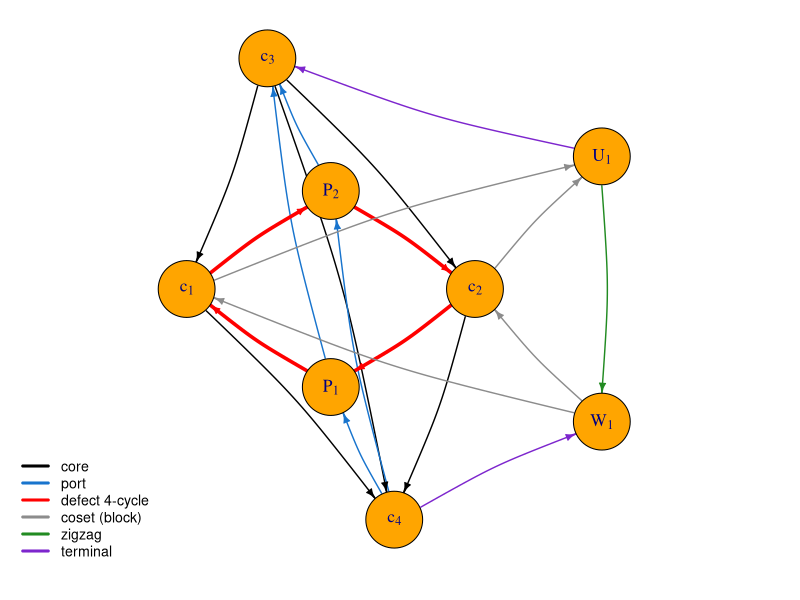
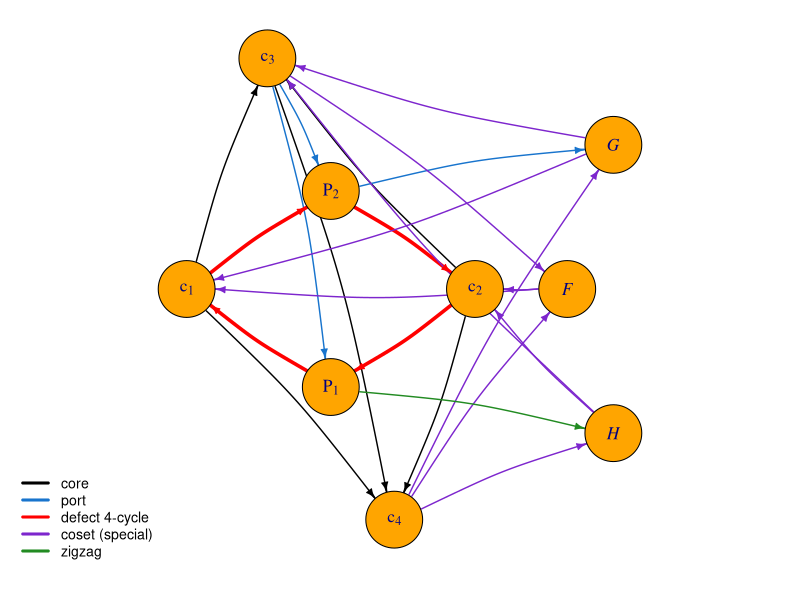
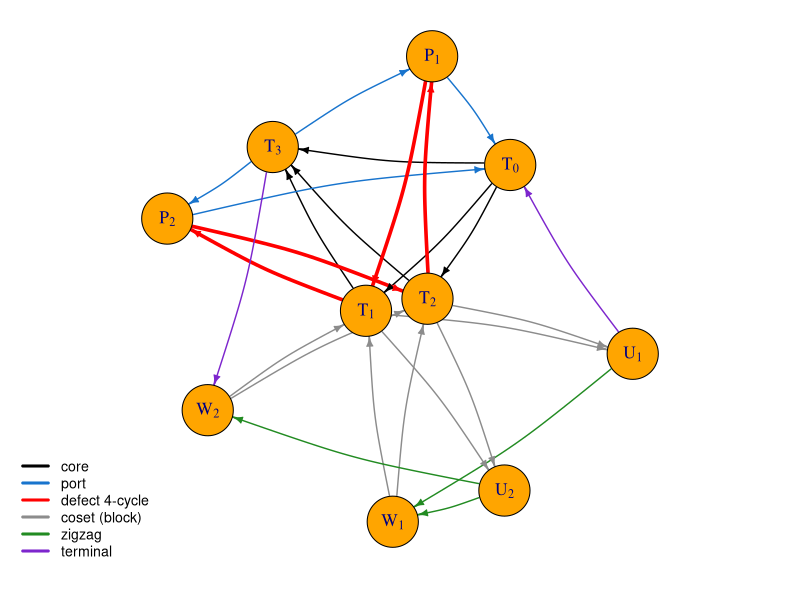
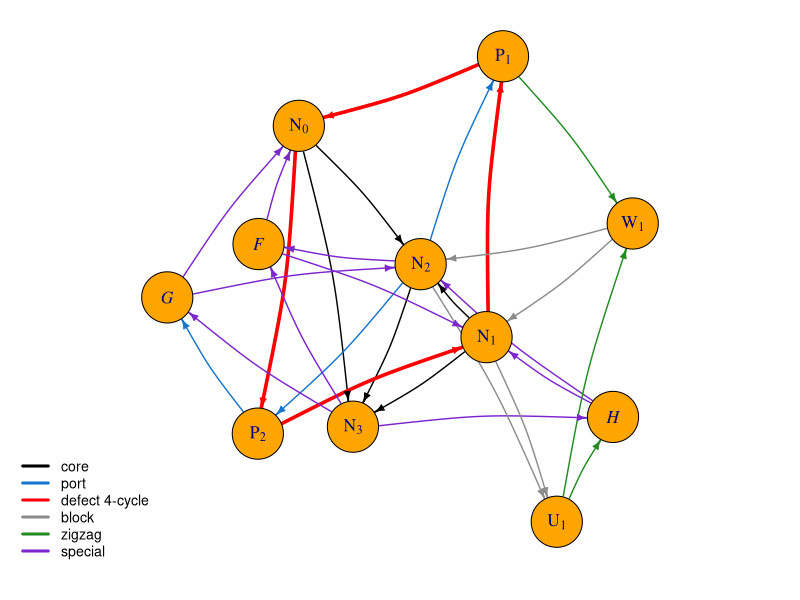
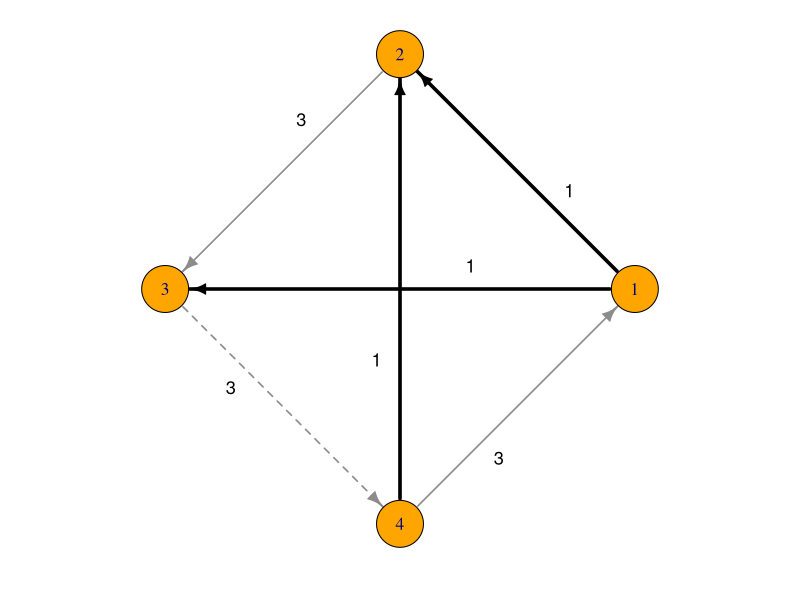
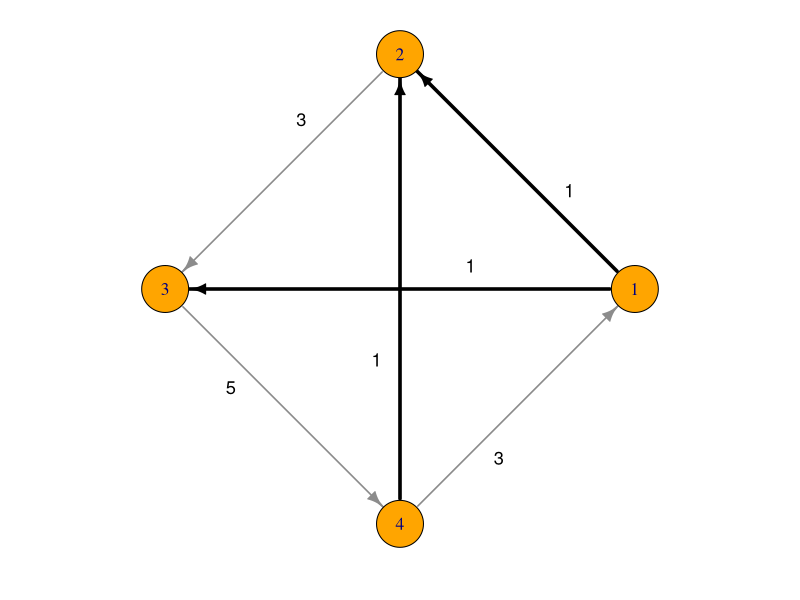
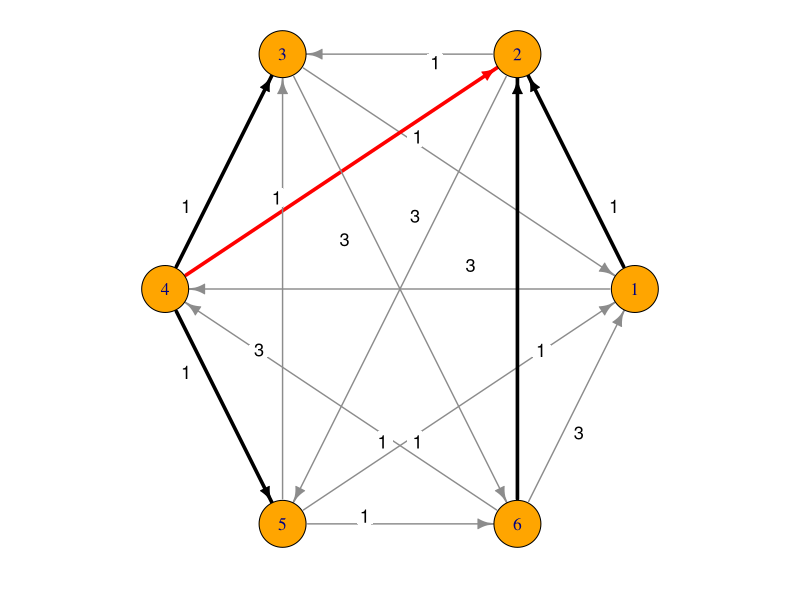

Recreate these plots in R, in order.
# Figures for the v3.0 manuscript:
#   ObstacleG8 / ObstacleG10 / ObstacleH9 / ObstacleH11 -- the Section 9 family
#     members, drawn in the style of the original ObstructionC8.pdf (organic
#     layout, orange vertices, navy labels) but with role-labelled vertices and
#     arcs coloured by class; the defect 4-cycle is thick red.
#   MHP_Fig1a / MHP_Fig1b -- weighted majority tournament of Counterexample 3.1
#     (m = 7 and m = 9), weights on arcs, minimum-weight FASs highlighted.
#   MHP_Fig2 -- weighted majority tournament of Counterexample 3.2 (m = 5,
#     n = 6), unique minimum-weight FAS highlighted, e = (4,2) thick red.
# Every FAS/margin claim drawn here is re-verified by brute force before
# plotting; the script stops on any mismatch.
library(igraph)
# outputs are written to the working directory -- run this script from its own folder

## ---------- shared helpers ----------

plotStyled = function(g, layout, labels, ecol, ewid, elty, fname, elabels = NULL,
                      legendItems = NULL, legendCols = NULL, vsize = 22,
                      arrowSize = 0.5, curved = 0.08, labelPos = NULL) {
  pdf(fname, width = 6.5, height = 6.5)
  par(mar = c(1.6, 0.5, 0.5, 0.5), xpd = NA)
  plot(g, layout = layout,
       vertex.color = "orange", vertex.label = labels,
       vertex.label.color = "navy", vertex.label.cex = 1.05,
       vertex.size = vsize,
       edge.color = ecol, edge.width = ewid, edge.lty = elty,
       edge.label = if (is.null(labelPos)) elabels else NA,
       edge.label.color = "black", edge.label.cex = 1.05,
       edge.arrow.size = arrowSize, edge.curved = curved)
  if (!is.null(labelPos)) {
    # weight labels off the arcs, on white discs so they never blend into a line
    points(labelPos[, 1], labelPos[, 2], pch = 21, col = NA, bg = "white", cex = 2.9)
    text(labelPos[, 1], labelPos[, 2], elabels, cex = 1.1)
  }
  if (!is.null(legendItems)) {
    legend("bottomleft", legend = legendItems, col = legendCols, lwd = 3,
           cex = 0.85, bty = "n", horiz = FALSE)
  }
  dev.off()
  cat(fname, "written\n")
}

# label anchor for each (straight) arc: 35% of the way from tail to head, pushed
# off the line on the side pointing away from the layout's centre; keeps the two
# crossing-diagonal labels of a circle layout apart and off the thick arcs
edgeLabelPos = function(layout, edges, tfrac = 0.35, off = 0.10) {
  out = matrix(0, nrow(edges), 2)
  for (r in 1:nrow(edges)) {
    p1 = layout[edges[r, 1], ]; p2 = layout[edges[r, 2], ]
    base = p1 + tfrac * (p2 - p1)
    d = (p2 - p1) / sqrt(sum((p2 - p1)^2))
    perp = c(-d[2], d[1])
    if (sum(perp * base) < 0) perp = -perp
    out[r, ] = base + off * perp
  }
  out
}

allPerms = function(n) {
  if (n == 1) return(list(1L))
  smaller = allPerms(n - 1)
  out = list()
  for (p in smaller) for (pos in 0:(n - 1)) {
    out[[length(out) + 1]] = append(p, n, after = pos)
  }
  out
}

# minimum-weight FAS of a weighted tournament by brute force over all orders;
# returns the optimal backward-arc sets (as sorted "u>v" strings)
bruteMinFAS = function(edges, weights, n) {
  perms = allPerms(n)
  best = Inf
  optSets = list()
  for (p in perms) {
    pos = order(p)  # pos[v] = position of v in the order p... careful below
    pos = match(1:n, p)
    backIdx = which(pos[edges[, 1]] > pos[edges[, 2]])
    w = sum(weights[backIdx])
    key = paste(sort(paste(edges[backIdx, 1], edges[backIdx, 2], sep = ">")),
                collapse = ",")
    if (w < best - 1e-9) { best = w; optSets = list(key) }
    else if (abs(w - best) < 1e-9 && !(key %in% optSets)) {
      optSets = c(optSets, key)
    }
  }
  list(value = best, sets = unlist(optSets))
}

arcKey = function(arcs) paste(sort(paste(arcs[, 1], arcs[, 2], sep = ">")),
                              collapse = ",")

# weighted majority tournament from voters (list of orders) and multiplicities
weightedMajority = function(voters, mult, n) {
  L = matrix(0, n, n)
  for (r in seq_along(voters)) {
    v = voters[[r]]
    for (a in 1:(n - 1)) for (b in (a + 1):n) {
      L[v[a], v[b]] = L[v[a], v[b]] + mult[r]
    }
  }
  edges = NULL; weights = NULL
  for (i in 1:(n - 1)) for (j in (i + 1):n) {
    stopifnot(L[i, j] != L[j, i])
    if (L[i, j] > L[j, i]) { edges = rbind(edges, c(i, j)) }
    else { edges = rbind(edges, c(j, i)) }
    weights = c(weights, abs(L[i, j] - L[j, i]))
  }
  list(edges = edges, weights = weights)
}

## ---------- Section 9 family members ----------

familyG = function(k) {  # G_n, n = 6 + 2k
  U = paste0("U", 1:k); W = paste0("W", 1:k)
  arcs = rbind(
    data.frame(from = "T0", to = c("T1", "T2", "T3"), class = "core"),
    data.frame(from = c("T1", "T2"), to = "T3", class = "core"),
    data.frame(from = c("T3", "P1", "T3", "P2"),
               to = c("P1", "T0", "P2", "T0"), class = "port"),
    data.frame(from = c("T1", "P2", "T2", "P1"),
               to = c("P2", "T2", "P1", "T1"), class = "defect"),
    data.frame(from = rep(c("T1", "T2"), each = k), to = rep(U, 2), class = "block"),
    data.frame(from = rep(W, 2), to = rep(c("T1", "T2"), each = k), class = "block"),
    data.frame(from = "U1", to = "W1", class = "zigzag"),
    if (k >= 2) data.frame(from = rep(paste0("U", 2:k), 2),
                           to = c(paste0("W", 1:(k - 1)), paste0("W", 2:k)),
                           class = "zigzag") else NULL,
    data.frame(from = c("U1", "T3"), to = c("T0", W[k]), class = "terminal"))
  arcs
}

familyH = function(k) {  # H_n, n = 9 + 2k
  arcs = rbind(
    data.frame(from = c("N0", "N0", "N1", "N1", "N2"),
               to = c("N2", "N3", "N2", "N3", "N3"), class = "core"),
    data.frame(from = c("N2", "N2", "P2"),
               to = c("P1", "P2", "G"), class = "port"),
    data.frame(from = c("N0", "P2", "N1", "P1"),
               to = c("P2", "N1", "P1", "N0"), class = "defect"),
    data.frame(from = c("N2", "N3", "F", "F", "N3", "G", "G", "N3", "H", "H"),
               to = c("F", "F", "N0", "N1", "G", "N0", "N2", "H", "N1", "N2"),
               class = "special"))
  if (k >= 1) {
    U = paste0("U", 1:k); W = paste0("W", 1:k)
    arcs = rbind(arcs,
      data.frame(from = rep(c("N1", "N2"), each = k), to = rep(U, 2), class = "block"),
      data.frame(from = rep(W, 2), to = rep(c("N1", "N2"), each = k), class = "block"),
      data.frame(from = "P1", to = "W1", class = "zigzag"),
      data.frame(from = U, to = W, class = "zigzag"),
      if (k >= 2) data.frame(from = paste0("U", 1:(k - 1)),
                             to = paste0("W", 2:k), class = "zigzag") else NULL,
      data.frame(from = paste0("U", k), to = "H", class = "zigzag"))
  } else {
    arcs = rbind(arcs, data.frame(from = "P1", to = "H", class = "zigzag"))
  }
  arcs
}

classColor = c(core = "black", port = "dodgerblue3", defect = "red",
               block = "gray55", zigzag = "forestgreen",
               terminal = "purple3", special = "purple3")

mkLabels = function(vn) parse(text = ifelse(grepl("[0-9]$", vn),
                              paste0(substr(vn, 1, 1), "[", substr(vn, 2, 3), "]"),
                              paste0("italic(", vn, ")")))

# kk layout -- used for the family members shown only in the companion paper
# (ObstacleG10, ObstacleH11), which keep their canonical T-/N- vertex names.
plotFamily = function(arcs, n, fname, seed, legendItems, legendCols) {
  g = graph_from_data_frame(arcs[, c("from", "to")], directed = TRUE)
  stopifnot(ecount(g) == 3 * n - 4, vcount(g) == n)
  stopifnot(all(degree(g, mode = "in") == degree(g, mode = "out")))  # Eulerian
  ecol = classColor[arcs$class]
  ewid = ifelse(arcs$class == "defect", 3.5, 1.4)
  set.seed(seed)
  plotStyled(g, layout_with_kk(g), mkLabels(V(g)$name), ecol, ewid,
             rep(1, ecount(g)), fname, legendItems = legendItems,
             legendCols = legendCols)
}

# Aligned, core-relabelled layout for the two Figure-6 panels (G8 and H9 = "G9").
# The four core vertices are relabelled c1..c4 (c1,c2 the two on the defect
# 4-cycle), and the shared skeleton {c1,c2,c3,c4,P1,P2} is given IDENTICAL
# coordinates in both panels, so the thick-red defect 4-cycle
# c1 -> P2 -> c2 -> P1 -> c1 is drawn identically and the panels are exactly
# aligned on their common part. Family-specific vertices (G8: coset U1,W1;
# H9: special F,G,H) sit to the right. Cores are non-isomorphic, so c1..c4 is a
# role labelling, not a vertex isomorphism.
mapG = c(T1 = "c1", T2 = "c2", T0 = "c3", T3 = "c4")
mapH = c(N0 = "c1", N1 = "c2", N2 = "c3", N3 = "c4")
relabelArcs = function(arcs, map) {
  ren = function(x) ifelse(x %in% names(map), map[x], x)
  arcs$from = ren(arcs$from); arcs$to = ren(arcs$to); arcs
}
coreShared = matrix(c(
  -1.25,  0.00,    # c1  (defect, left)
   1.25,  0.00,    # c2  (defect, right)
   0.00,  0.85,    # P2  (defect/port, top)
   0.00, -0.85,    # P1  (defect/port, bottom)
  -0.55,  2.00,    # c3  (rest of core, top)
   0.55, -2.00),   # c4  (rest of core, bottom)
  ncol = 2, byrow = TRUE, dimnames = list(c("c1","c2","P2","P1","c3","c4"), NULL))
coordsG8 = rbind(coreShared, matrix(c(2.35, 1.15,  2.35, -1.15),
  ncol = 2, byrow = TRUE, dimnames = list(c("U1","W1"), NULL)))
coordsH9 = rbind(coreShared, matrix(c(2.05, 0.00,  2.45, 1.25,  2.45, -1.25),
  ncol = 2, byrow = TRUE, dimnames = list(c("F","G","H"), NULL)))
# one common normalization to [-1,1] (same transform for both => exact alignment)
allpts = rbind(coordsG8, coordsH9)
ctr = c((max(allpts[,1]) + min(allpts[,1]))/2, (max(allpts[,2]) + min(allpts[,2]))/2)
half = 1.12 * max(abs(allpts[,1] - ctr[1]), abs(allpts[,2] - ctr[2]))
normc = function(M) cbind((M[,1] - ctr[1]) / half, (M[,2] - ctr[2]) / half)

plotAligned = function(arcs, n, fname, map, coords, legendItems, legendCols) {
  arcs = relabelArcs(arcs, map)
  g = graph_from_data_frame(arcs[, c("from", "to")], directed = TRUE)
  stopifnot(ecount(g) == 3 * n - 4, vcount(g) == n,
            setequal(V(g)$name, rownames(coords)),
            all(degree(g, mode = "in") == degree(g, mode = "out")))  # Eulerian
  ecol = classColor[arcs$class]
  ewid = ifelse(arcs$class == "defect", 3.5, 1.4)
  pdf(fname, width = 6.5, height = 6.5)
  par(mar = c(1.6, 0.5, 0.5, 0.5), xpd = NA)
  plot(g, layout = normc(coords[V(g)$name, ]),
       rescale = FALSE, xlim = c(-1, 1), ylim = c(-1, 1), asp = 1,
       vertex.color = "orange", vertex.label = mkLabels(V(g)$name),
       vertex.label.color = "navy", vertex.label.cex = 1.05, vertex.size = 22,
       edge.color = ecol, edge.width = ewid, edge.arrow.size = 0.5, edge.curved = 0.08)
  legend("bottomleft", legend = legendItems, col = legendCols, lwd = 3,
         cex = 0.85, bty = "n", horiz = FALSE)
  dev.off()
  cat(fname, "written\n")
}

legG   = c("core", "port", "defect 4-cycle", "coset (block)", "zigzag", "terminal")
colG   = classColor[c("core", "port", "defect", "block", "zigzag", "terminal")]
legH9  = c("core", "port", "defect 4-cycle", "coset (special)", "zigzag")
colH9  = classColor[c("core", "port", "defect", "special", "zigzag")]
legH11 = c("core", "port", "defect 4-cycle", "block", "zigzag", "special")
colH11 = classColor[c("core", "port", "defect", "block", "zigzag", "special")]

plotAligned(familyG(1), 8, "ObstacleG8.pdf", mapG, coordsG8, legG, colG)
plotAligned(familyH(0), 9, "ObstacleH9.pdf", mapH, coordsH9, legH9, colH9)
plotFamily(familyG(2), 10, "ObstacleG10.pdf", 11, legG,   colG)
plotFamily(familyH(1), 11, "ObstacleH11.pdf", 3, legH11, colH11)

## ---------- Counterexample 3.1 (Figure 1a, 1b) ----------

voters = list(c(2, 3, 4, 1), c(1, 3, 4, 2), c(4, 1, 2, 3))
for (case in list(list(mult = c(3, 2, 2), fname = "MHP_Fig1a.pdf",
                       nsets = 2, unique = FALSE),
                  list(mult = c(4, 3, 2), fname = "MHP_Fig1b.pdf",
                       nsets = 1, unique = TRUE))) {
  wm = weightedMajority(voters, case$mult, 4)
  # the majority tournament must be T_1 regardless of multiplicities
  stopifnot(arcKey(wm$edges) ==
            arcKey(rbind(c(1,2), c(2,3), c(3,4), c(4,1), c(1,3), c(4,2))))
  res = bruteMinFAS(wm$edges, wm$weights, 4)
  target = arcKey(rbind(c(1,2), c(1,3), c(4,2)))
  stopifnot(length(res$sets) == case$nsets, target %in% res$sets)
  if (!case$unique) stopifnot("3>4" %in% res$sets)
  cat(case$fname, ": min-weight FAS value", res$value,
      "| optimal sets:", length(res$sets), "\n")
  g = graph_from_edgelist(wm$edges, directed = TRUE)
  key = paste(wm$edges[, 1], wm$edges[, 2], sep = ">")
  ecol = rep("gray55", ecount(g)); ewid = rep(1.6, ecount(g))
  elty = rep(1, ecount(g))
  ecol[key %in% c("1>2", "1>3", "4>2")] = "black"
  ewid[key %in% c("1>2", "1>3", "4>2")] = 3.5
  if (!case$unique) elty[key == "3>4"] = 2   # the tied alternative FAS, dashed
  lay = layout_in_circle(g)
  plotStyled(g, lay, 1:4, ecol, ewid, elty, case$fname,
             elabels = wm$weights, vsize = 20, arrowSize = 0.85, curved = 0,
             labelPos = edgeLabelPos(lay, wm$edges))
}

## ---------- Counterexample 3.2 (Figure 2) ----------

voters6 = list(c(2, 5, 3, 6, 1, 4), c(1, 4, 3, 6, 2, 5),
               c(4, 5, 3, 6, 1, 2), c(6, 1, 4, 2, 5, 3))
wm6 = weightedMajority(voters6, c(2, 1, 1, 1), 6)
res6 = bruteMinFAS(wm6$edges, wm6$weights, 6)
Fe = arcKey(rbind(c(1,2), c(4,2), c(4,3), c(4,5), c(6,2)))
stopifnot(length(res6$sets) == 1, res6$sets == Fe)
cat("MHP_Fig2: unique min-weight FAS confirmed, value", res6$value, "\n")
g6 = graph_from_edgelist(wm6$edges, directed = TRUE)
key6 = paste(wm6$edges[, 1], wm6$edges[, 2], sep = ">")
inFe = key6 %in% c("1>2", "4>2", "4>3", "4>5", "6>2")
ecol6 = rep("gray55", ecount(g6)); ecol6[inFe] = "black"
ecol6[key6 == "4>2"] = "red"
ewid6 = rep(1.4, ecount(g6)); ewid6[inFe] = 3.5
lay6 = layout_in_circle(g6)
plotStyled(g6, lay6, 1:6, ecol6, ewid6, rep(1, ecount(g6)),
           "MHP_Fig2.pdf", elabels = wm6$weights, vsize = 20,
           arrowSize = 0.8, curved = 0, labelPos = edgeLabelPos(lay6, wm6$edges))
